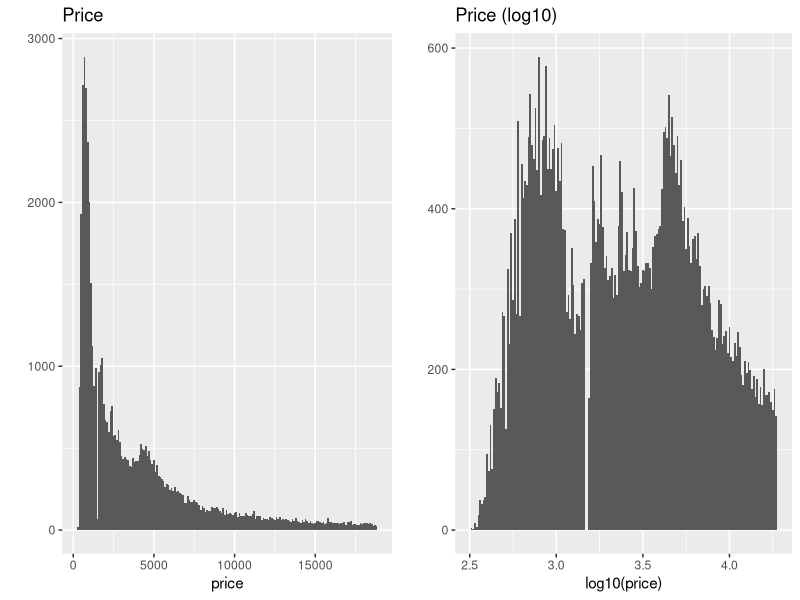

Write the R code that produced this figure.
library(ggplot2)
library(gridExtra)
data('diamonds')
install.packages('gridExtra')

plot1 <- qplot(data=diamonds, x=price, binwidth = 100) + 
  ggtitle('Price')

plot2 <- qplot(data=diamonds, x=log10(price), binwidth = 0.01) +
  ggtitle('Price (log10)')

grid.arrange(plot1, plot2, ncol =2)

